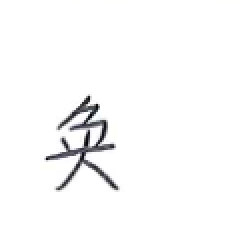
#> input picture dataset/149/3.png, 120 x 122 px, found by its file name (shown 2 times larger)
$ python SEE_NUM.py
#> lines starting #> are read from the running program, lines starting #| are printed output that depends on the picture; after the words box and inside, x2 and y2 are one past the last pixel; in counts of white or black regions, pixels touching at a corner belong together
from PIL import Image
import pytesseract
import argparse
import cv2
import os

# 构造并解析参数
ap = argparse.ArgumentParser()

ap.add_argument("-p", "--preprocess", type=str, default="thresh",
    help="要执行的预处理类型,有thresh 或者 blur两种")
args = vars(ap.parse_args())

# 加载图像并将其转换为灰度图
image = cv2.imread('3.png')
#> image is the input picture: shape (122, 120, 3); mean B, G, R 249.8, 249.6, 249.7
gray = cv2.cvtColor(image, cv2.COLOR_BGR2GRAY)

# 检查是否应该应用阈值来预处理,阈值化处理便于从背景中分割出前景
if args["preprocess"] == "thresh":
    gray = cv2.threshold(gray, 0, 255, cv2.THRESH_BINARY | cv2.THRESH_OTSU)[1]
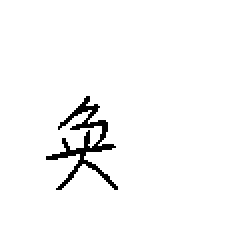
#> gray: shape (122, 120) (shown 2 times larger); 97.3% white; black in thin lines or dots, all inside (x1, y1, x2, y2) = (23, 48, 59, 95)

# 检查是否应进行中值模糊处理以消除模糊,应用中值滤波有助于减少噪声
elif args["preprocess"] == "blur":
    gray = cv2.medianBlur(gray, 3)

# 将灰度图像作为临时文件写入磁盘
filename = "{}.png".format(os.getpid())
cv2.imwrite(filename, gray)

# 将图像加载为PIL/Pillow图像，应用OCR，然后删除

#> (the run stopped early here; a loop or call above may not have finished)

$ run again, with dataset/149/43.png copied over dataset/149/3.png
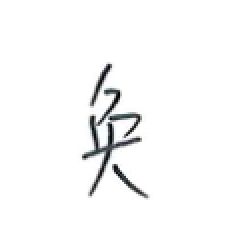
#> input picture dataset/149/43.png, 119 x 120 px, found by its file name (shown 2 times larger)
#> image is the input picture: shape (120, 119, 3); mean B, G, R 248.7, 248.6, 248.4
#> `gray = cv2.threshold(gray, 0, 255, cv2.THRESH_BINARY | cv2.THRESH_OTSU..`:
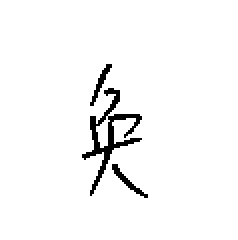
#> gray: shape (120, 119) (shown 2 times larger); 96.7% white; black in thin lines or dots, all inside (x1, y1, x2, y2) = (41, 32, 74, 99)
